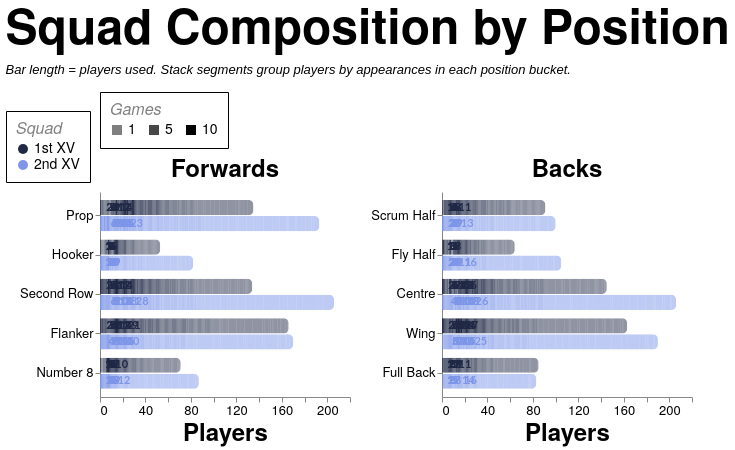

Write the Vega-Lite specification saved for this chart.
### Vega-Lite specification from a JSON file in a GitHub repository (floating-point values rounded to 4 significant figures; data arrays with more than 128 entries replaced by an {"elided": "..."} marker saying what was removed)
{"config": {"axis": {"labelFont": "PT Sans Narrow, Helvetica Neue, Helvetica, Arial, sans-serif", "titleFont": "PT Sans Narrow, Helvetica Neue, Helvetica, Arial, sans-serif", "labelFontSize": 13, "titleFontSize": 24, "gridColor": "#202947", "gridOpacity": 0.2, "zindex": 1}, "text": {"font": "Lato, sans-serif"}, "bar": {"cornerRadiusEnd": 5}, "header": {"labelFont": "PT Sans Narrow, Helvetica Neue, Helvetica, Arial, sans-serif", "titleFont": "PT Sans Narrow, Helvetica Neue, Helvetica, Arial, sans-serif", "labelFontSize": 24, "titleFontSize": 28, "labelFontWeight": "bold", "orient": "left"}, "legend": {"labelFont": "PT Sans Narrow, Helvetica Neue, Helvetica, Arial, sans-serif", "titleFont": "PT Sans Narrow, Helvetica Neue, Helvetica, Arial, sans-serif", "labelFontSize": 14, "titleFontSize": 16, "titlePadding": 5, "fillColor": "white", "strokeColor": "black", "padding": 10, "titleFontWeight": "lighter", "titleFontStyle": "italic", "titleColor": "gray", "offset": 10}, "title": {"font": "PT Sans Narrow, Helvetica Neue, Helvetica, Arial, sans-serif", "fontSize": 48, "fontWeight": "bold", "anchor": "start", "align": "center", "titlePadding": 20, "subtitlePadding": 10, "subtitleFontSize": 13, "subtitleColor": "", "subtitleFontStyle": "italic", "offset": 15, "color": "black"}, "axisX": {"labelAngle": 0}, "facet": {"title": null, "header": null, "align": {"row": "each", "column": "each"}}, "resolve": {"scale": {"y": "independent", "facet": "independent"}}, "background": "transparent", "scale": {"offsetBandPaddingOuter": 0.2, "offsetBandPaddingInner": 0.1}, "view": {"stroke": null, "background": "transparent"}}, "data": {"name": "data-616062fc6cbd903eb86b9d606890f864"}, "facet": {"column": {"field": "unit", "sort": ["Forwards", "Backs"], "title": null, "type": "nominal"}}, "spec": {"layer": [{"mark": {"type": "bar"}, "encoding": {"color": {"field": "squad", "legend": {"labelExpr": "datum.value + ' XV'", "orient": "bottom-right", "title": "Squad"}, "scale": {"domain": ["1st", "2nd"], "range": ["#202946", "#7d96e8"]}, "type": "nominal"}, "detail": {"field": "games", "type": "quantitative"}, "opacity": {"field": "games", "legend": {"orient": "top", "title": "Games", "titleOrient": "top", "values": [1, 5, 10]}, "scale": {"domain": [1, 10], "range": [0.5, 1]}, "type": "quantitative"}, "order": {"field": "games", "sort": "descending", "type": "quantitative"}, "tooltip": [{"field": "season", "title": "Season", "type": "nominal"}, {"field": "squad", "title": "Squad", "type": "nominal"}, {"field": "unit", "title": "Unit", "type": "nominal"}, {"field": "position", "title": "Position", "type": "nominal"}, {"field": "players", "title": "Players", "type": "quantitative"}, {"field": "games", "title": "Appearances per player", "type": "quantitative"}], "x": {"axis": {"grid": false, "tickMinStep": 1}, "field": "players", "stack": "zero", "title": "Players", "type": "quantitative"}, "y": {"field": "position", "sort": {"field": "position_order", "op": "min", "order": "ascending"}, "title": null, "type": "nominal"}, "yOffset": {"field": "squad", "scale": {"paddingInner": 0.05, "paddingOuter": 0.01}, "sort": ["1st", "2nd"], "type": "nominal"}}}, {"mark": {"type": "text", "align": "left", "baseline": "middle", "dx": 4, "fontSize": 11, "fontWeight": "bold"}, "encoding": {"color": {"field": "squad", "legend": {"labelExpr": "datum.value + ' XV'", "orient": "bottom-right", "title": "Squad"}, "scale": {"domain": ["1st", "2nd"], "range": ["#202946", "#7d96e8"]}, "type": "nominal"}, "text": {"field": "total_players", "format": ".0f", "type": "quantitative"}, "tooltip": [{"field": "season", "title": "Season", "type": "nominal"}, {"field": "countModeLabel", "title": "Position Count Mode", "type": "nominal"}, {"field": "squad", "title": "Squad", "type": "nominal"}, {"field": "unit", "title": "Unit", "type": "nominal"}, {"field": "position", "title": "Position", "type": "nominal"}, {"field": "total_players", "title": "Total Players", "type": "quantitative"}], "x": {"axis": {"grid": false, "tickMinStep": 1}, "field": "total_players", "type": "quantitative"}, "y": {"field": "position", "sort": {"field": "position_order", "op": "min", "order": "ascending"}, "title": null, "type": "nominal"}, "yOffset": {"field": "squad", "scale": {"paddingInner": 0.05, "paddingOuter": 0.01}, "sort": ["1st", "2nd"], "type": "nominal"}}, "transform": [{"aggregate": [{"op": "sum", "field": "players", "as": "total_players"}], "groupby": ["season", "countMode", "countModeLabel", "squad", "unit", "position", "position_order"]}]}], "height": {"step": 16}, "width": 250}, "resolve": {"scale": {"x": "shared", "y": "independent"}}, "spacing": 20, "title": {"text": "Squad Composition by Position", "subtitle": ["Bar length = players used. Stack segments group players by appearances in each position bucket."]}, "$schema": "https://vega.github.io/schema/vega-lite/v5.20.1.json", "datasets": {"data-616062fc6cbd903eb86b9d606890f864": {"elided": "1517 records"}}}
